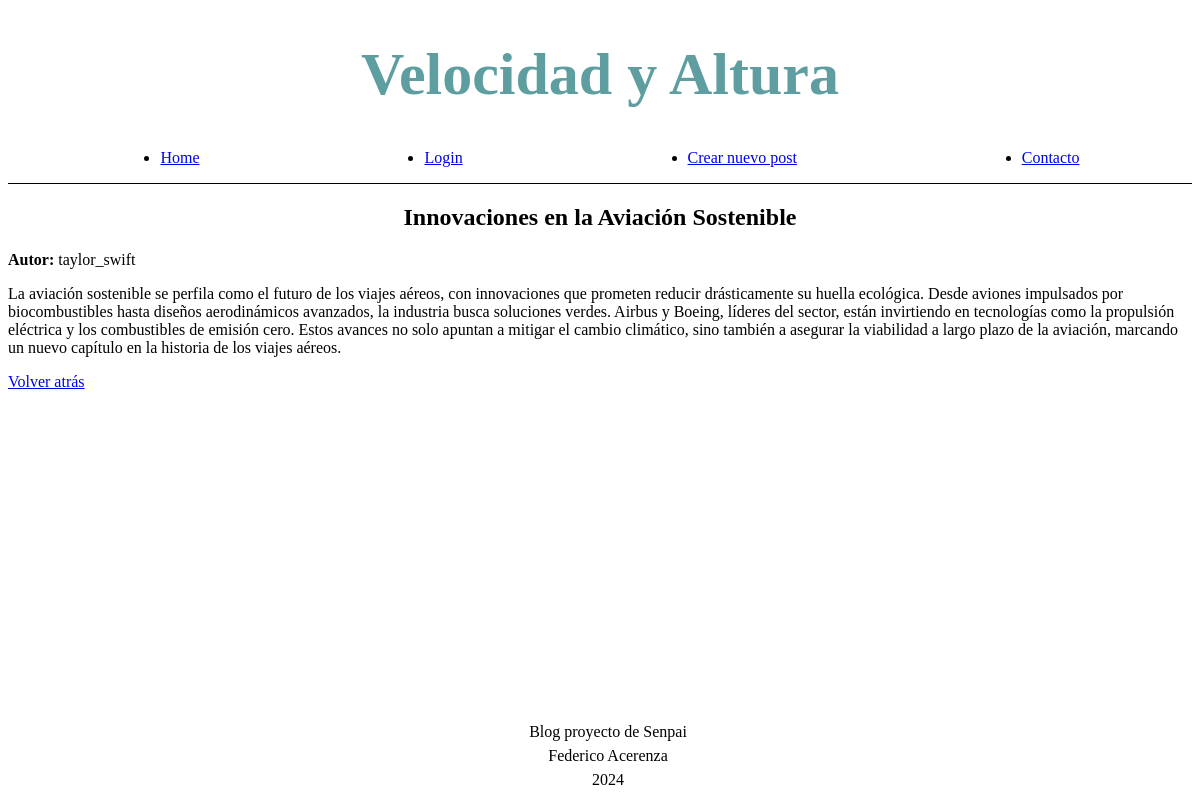
The page /post/5 on the database its author committed.
### tables this page shows
CREATE TABLE posts (
        id INTEGER PRIMARY KEY AUTOINCREMENT,
        created TIMESTAMP NOT NULL DEFAULT CURRENT_TIMESTAMP,
        title TEXT NOT NULL,
        content TEXT NOT NULL,
        author TEXT NOT NULL
    );

### main.py (the view)
@app.route('/post/<id>')
def post_id(id):
    post_query = "SELECT * FROM posts WHERE posts.id == ?"
    post = query_all(post_query, (id,))
    if post:
        return render_template("post.html", post=post[0])
    return redirect('/')

### main.py (called while the page is built)
def get_db_connection():
    conn = sqlite3.connect('blog.db')
    conn.row_factory = sqlite3.Row
    return conn

def query_all(query, params=None):
    conn = get_db_connection()
    cursor = conn.execute(query, params) if params else conn.execute(query)
    result = cursor.fetchall()
    conn.close()
    return result

### templates/post.html (shortened to what this page needs)
{% extends "base.html" %}
{% block head %}
    <link rel="stylesheet" href="{{ url_for('static', filename='css/home.css') }}">
{% endblock %}
{% block main %}
    {% if post %}
        <div>
            <h2>{{ post.title }}</h2>
            <p><strong>Autor:</strong> {{ post.author }}</p>
            <p>{{ post.content }}</p>
            <a href="/">Volver atrás</a>
        </div>
    {% endif %}
{% endblock %}

### static/css/home.css (style rules this page uses)
h2 { text-align: center; }

### rows shown on the page
posts: title "Innovaciones en la Aviación Sostenible", author "taylor_swift", content "La aviación sostenible se perfila como el futuro de los viajes aéreos, con innovaciones que prometen reducir drásticamente su huella ecológica. Desde aviones impulsados por biocombustibles hasta diseños aerodinámicos avanzados, la industria busca soluciones verdes. Airbus y Boeing, líderes del sector, están invirtiendo en tecnologías como la propulsión eléctrica y los combustibles de emisión cero. Estos avances no solo apuntan a mitigar el cambio climático, sino también a asegurar la viabilidad a largo plazo de la aviación, marcando un nuevo capítulo en la historia de los viajes aéreos."
